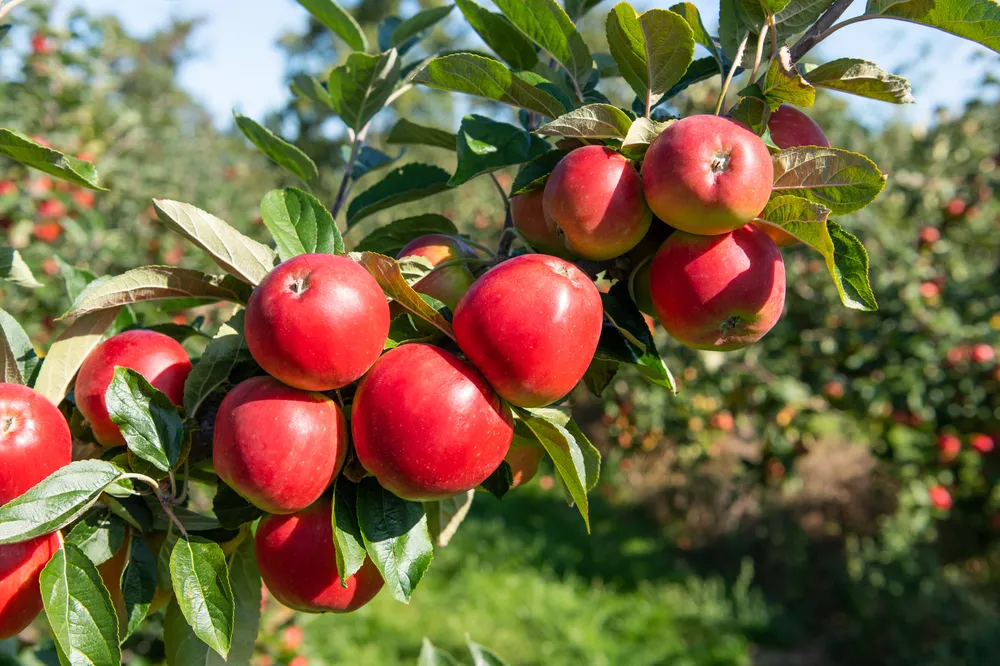
#> input picture ch4/apples.webp, 1000 x 666 px
$ python hough.py
#> lines starting #> are read from the running program, lines starting #| are printed output that depends on the picture; after the words box and inside, x2 and y2 are one past the last pixel; in counts of white or black regions, pixels touching at a corner belong together
import cv2 as cv

img = cv.imread('apples.webp')
#> img is the input picture: shape (666, 1000, 3); mean B, G, R 67.7, 101.9, 117.6
gray = cv.cvtColor(img, cv.COLOR_BGR2GRAY)
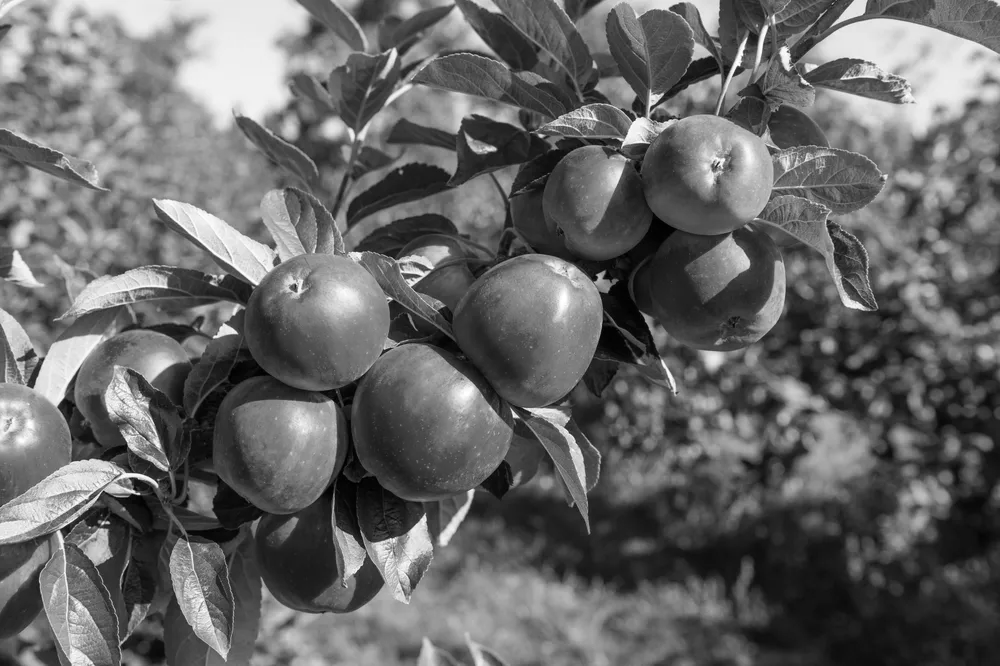
#> gray: shape (666, 1000); min 0, max 255, mean 102.7

apples = cv.HoughCircles(gray, cv.HOUGH_GRADIENT, 1, 200, param1=150, param2=50, minRadius=20, maxRadius=120)
#> apples = [[111.5, 568.5, 82], [731.5, 166.5, 91.9], [177.5, 361.5, 65.5], [431.5, 233.5, 73.2]]

for apple in apples[0]:
    cv.circle(img, (int(apple[0]), int(apple[1])), int(apple[2]), (255, 0, 0), 2)
#> this loop made 4 passes
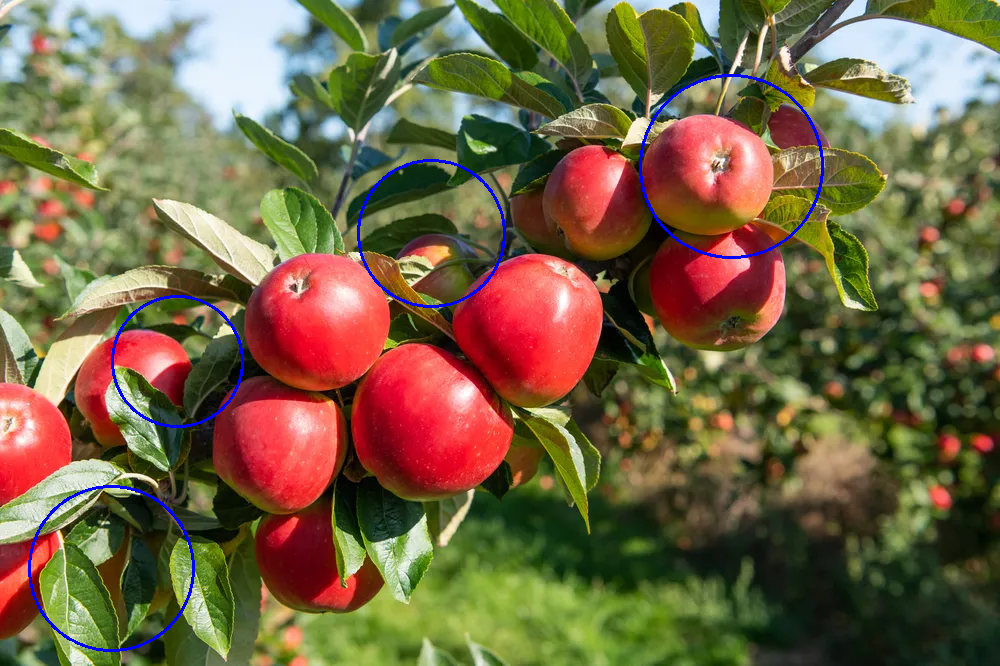
#> img: shape (666, 1000, 3); 0.88% of pixels changed, all inside (x1, y1, x2, y2) = (28, 74, 824, 652)

cv.imshow('Apples', img)

cv.waitKey(0)
cv.destroyAllWindows()

$ run again, with ch4/son.jpg saved as ch4/apples.webp
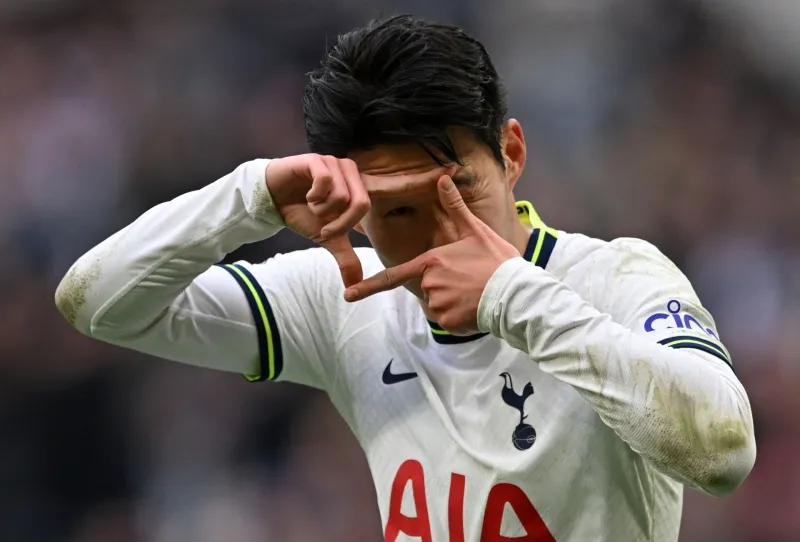
#> input picture ch4/son.jpg, 800 x 542 px
#> img is the input picture: shape (542, 800, 3); mean B, G, R 94.4, 96.4, 104.5
#> `gray = cv.cvtColor(img, cv.COLOR_BGR2GRAY)`:
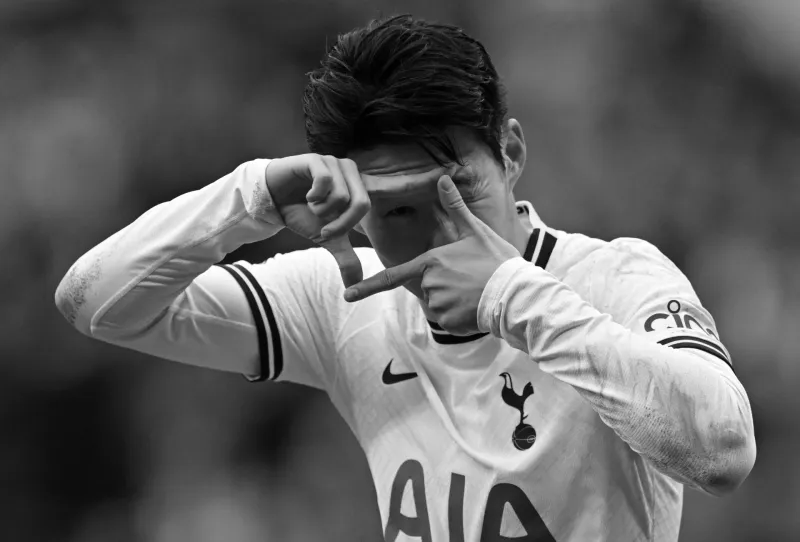
#> gray: shape (542, 800); min 0, max 255, mean 98.6
#> apples = [[683.5, 412.5, 65.5], [376.5, 283.5, 115], [157.5, 348.5, 109.5]]
#> the loop `for apple in apples[0]:` made 3 passes
#> after the loop `for apple in apples[0]:`:
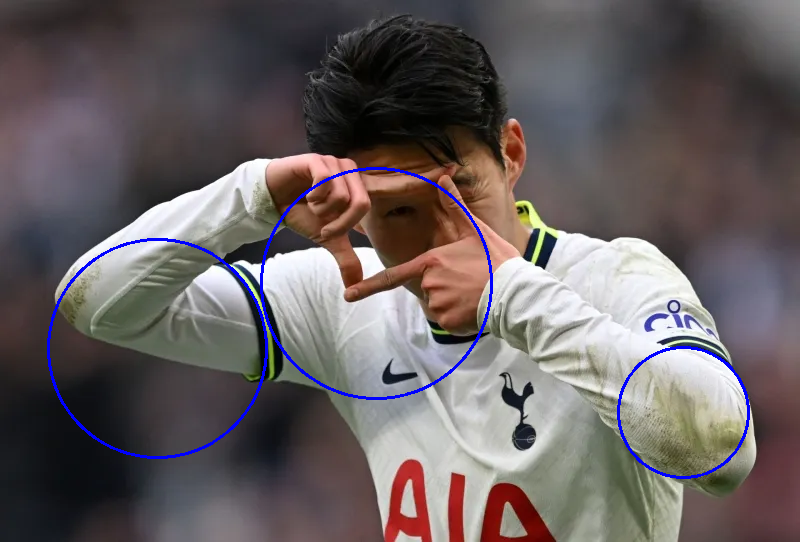
#> img: shape (542, 800, 3); 1.26% of pixels changed, all inside (x1, y1, x2, y2) = (47, 167, 750, 479)
